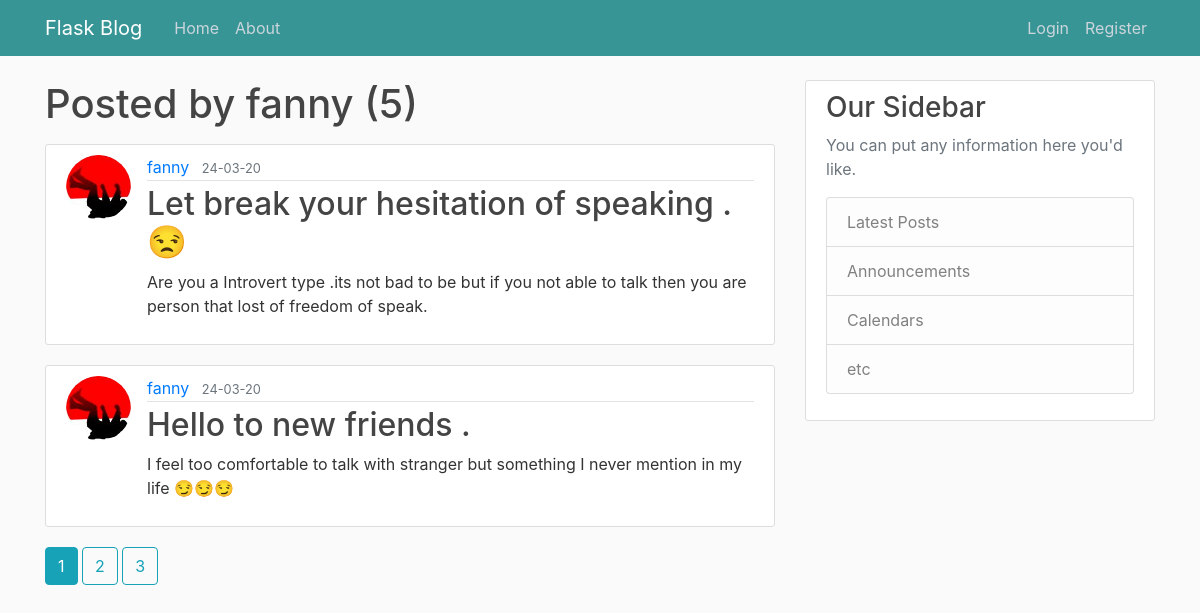
The page /user/fanny on the database its author committed.
### flashblog/models.py (models this page shows, shortened)
class User(db.Model,UserMixin):
    id=db.Column(db.Integer,primary_key=True)
    username=db.Column(db.String(20),unique=True,nullable=False)
    email=db.Column(db.String(120),unique=True,nullable=False)
    image_file=db.Column(db.String(20),nullable=False,default='default.jpg')
    password=db.Column(db.String(60),nullable=False)
    posts=db.relationship('Post',backref='author',lazy=True)

class Post(db.Model):
     id=db.Column(db.Integer,primary_key=True)
     title=db.Column(db.String(100),nullable=False)
     date_posted=db.Column(db.DateTime,nullable=False,default=datetime.utcnow)
     content=db.Column(db.Text,nullable=False)
     user_id=db.Column(db.Integer,db.ForeignKey('user.id'),nullable=False)

### flashblog/users/routes.py (the view)
@users.route("/user/<string:username>")
def user_posts(username):
    page=request.args.get('page',1,type=int)
    user=User.query.filter_by(username=username).first_or_404()
    posts=Post.query.filter_by(author=user)\
                              .order_by(Post.date_posted.desc())\
                              .paginate(page=page,per_page=2)
    return render_template('user_posts.html',posts=posts,user=user)

### flashblog/templates/user_posts.html
{% extends "layout.html" %}
{% block content %}
<h1 class="mb-3">Posted by {{ user.username }} ({{ posts.total }})</h1>
    {% for post in posts.items %}
    <article class="media content-section">
      <img  class="rounded-circle article-img" src="{{ url_for('static', filename='profile_pics/' + post.author.image_file) }}" >
        <div class="media-body">
          <div class="article-metadata">
            <a class="mr-2" href="{{ url_for('users.user_posts', username=post.author.username) }}">{{ post.author.username }}</a>
            <small class="text-muted">{{ post.date_posted.strftime('%y-%m-%d') }}</small>
          </div>
          <h2><a class="article-title" href="{{ url_for('posts.post', post_id=post.id) }}">{{ post.title }}</a></h2>
          <p class="article-content">{{ post.content }}</p>
        </div>
      </article>
    {% endfor %}
    {% for page_num in posts.iter_pages(left_edge=1,right_edge=1,left_current=1,right_current=2) %}
        {% if page_num %}
          {% if posts.page==page_num %}
            <a class="btn btn-info mb-4" href="{{ url_for('users.user_posts',username=user.username , page=page_num) }}">{{ page_num }}</a>
          {% else %}
            <a class="btn btn-outline-info mb-4" href="{{ url_for('users.user_posts',username=user.username , page=page_num) }}">{{ page_num }}</a>
          {% endif%}
        {% else %}
          ...
        {% endif %}
    {% endfor %}
{% endblock content %}

### flashblog/static/main.css (style rules this page uses)
body { background: #fafafa; color: #333333; margin-top: 5rem; }
h1, h2, h3, h4, h5, h6 { color: #444444; }
.content-section { background: #ffffff; padding: 10px 20px; border: 1px solid #dddddd; border-radius: 3px; margin-bottom: 20px; }
.article-title { color: #444444; }
.article-content { white-space: pre-line; }
.article-img { height: 65px; width: 65px; margin-right: 16px; }
.article-metadata { padding-bottom: 1px; margin-bottom: 4px; border-bottom: 1px solid #e3e3e3 }

### rows shown on the page
User: username "fanny"
Post: image_file (picture), author.username "fanny", date_posted "24-03-20", title "Let break your hesitation of speaking . 😒", content "Are you a Introvert type .its not bad to be but if you not able to talk then you are person that lost of freedom of speak."
Post: image_file (picture), author.username "fanny", date_posted "24-03-20", title "Hello to new friends .", content "I feel too comfortable to talk with stranger but something I never mention in my life 😏😏😏"

### other values the page prints
{{ posts.total }} "5"
{{ page_num }} "1"
{{ page_num }} "2" "3"
